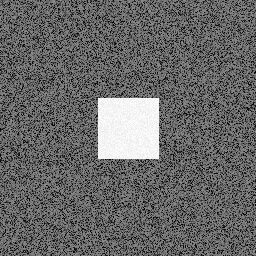
#> input picture original.jpeg, 256 x 256 px, found by its file name
$ python points.py
#> lines starting #> are read from the running program, lines starting #| are printed output that depends on the picture
import cv2
import numpy as np

img = cv2.imread('/home/gp/Desktop/DP/original.jpeg',0)
#> img is the input picture: shape (256, 256); min 0, max 255, mean 102.9
dim = (img.shape)
#> dim = (256, 256)

laplacian = [[1,1,1],[1,-8,1],[1,1,1]]


new = np.zeros((dim[0],dim[1]))

for x in range(1,dim[0]-1) :
  for y in range(1,dim[1]-1) :
    pixel_x = ((laplacian[0][0] * img[x-1][y-1]) + (laplacian[0][1] * img[x][y-1]) +(laplacian[0][2] * img[x+1][y-1])+
              (laplacian[1][0] * img[x-1][y])   + (laplacian[1][1] * img[x][y]) + (laplacian[1][2] * img[x+1][y]) +
              (laplacian[2][0] * img[x-1][y+1])   + (laplacian[2][1] * img[x][y+1]) + (laplacian[2][2] * img[x+1][y+1]) )

    val = pixel_x
    new[x,y] = np.ceil(val)
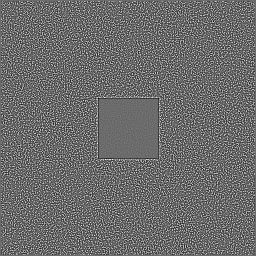
#> new: shape (256, 256) float64; min -957, max 1298, mean 0; drawn with min black and max white


cv2.imshow('Image', new)
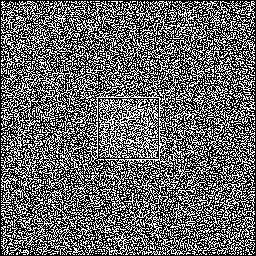
#> window 'Image': shape (256, 256); 40.4% white in thin lines or dots
cv2.waitKey(0)
cv2.destroyAllWindows()

$ run again, with img4.jpeg copied over original.jpeg
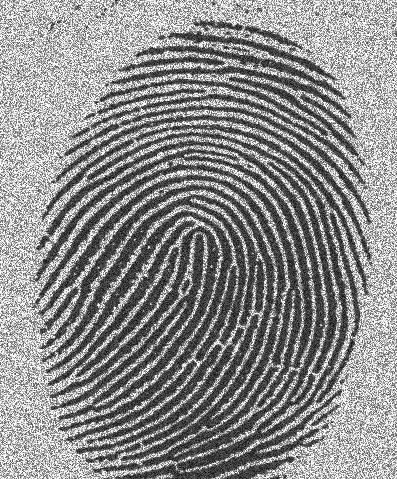
#> input picture img4.jpeg, 397 x 479 px, found by its file name
#> img is the input picture: shape (479, 397); min 0, max 255, mean 138.8
#> after the loop `for x in range(1,dim[0]-1) :`:
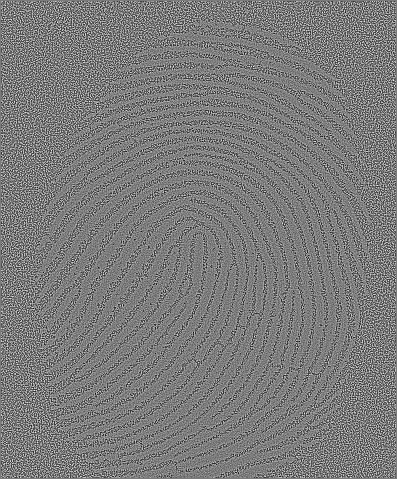
#> new: shape (479, 397) float64; min -1266, max 1350, mean -0.1; drawn with min black and max white
#> `cv2.imshow('Image', new)`:
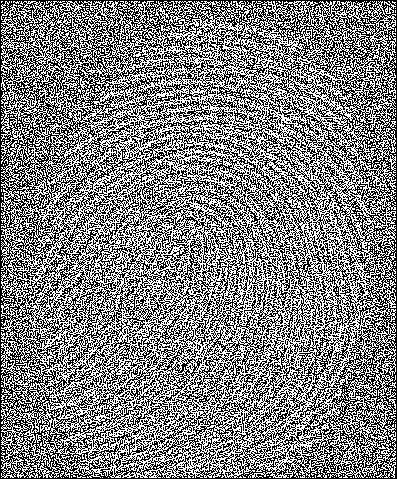
#> window 'Image': shape (479, 397); 50.9% white; black in thin lines or dots
